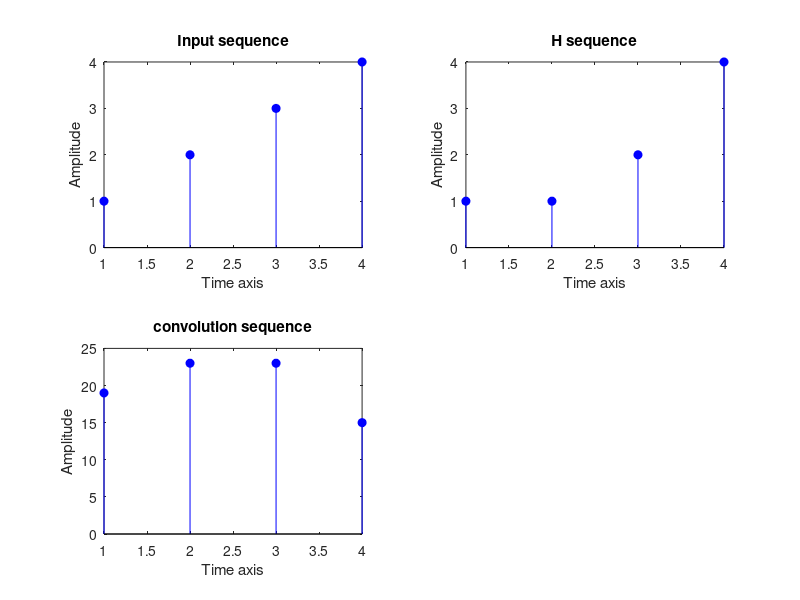

Write the MATLAB code that produced this figure.
%circular conv:
clc;
clear all;
close all;
x=[1 2 3 4];
h=[1 1 2 4];
N=length(x);
y=zeros(1,N);
for m =1:N
    for n=1:N
        index=mod(m-n,N)+1;
        y(m)=y(m)+h(index)*x(n);
    end
end

%---------------------
subplot(2,2,1);
stem(x,'b',"filled");
title("Input sequence");
xlabel("Time axis");
ylabel("Amplitude");

subplot(2,2,2);
stem(h,'b',"filled");
title("H sequence");
xlabel("Time axis");
ylabel("Amplitude");

subplot(2,2,3);
stem(y,'b',"filled");
title("convolution sequence");
xlabel("Time axis");
ylabel("Amplitude");
